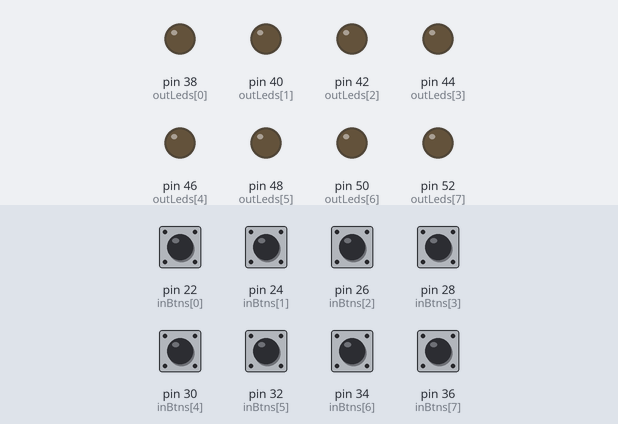
The sketch below on a simulated Arduino Mega 2560, built with avr-gcc and run on an emulated ATmega2560. Parts: output pins drawn as LEDs (lit = HIGH). The inputs (shaded band) are chosen by the test bench; at power-on: pin 22 (inBtns[0]), pin 24 (inBtns[1]), pin 26 (inBtns[2]), pin 28 (inBtns[3]), pin 30 (inBtns[4]), pin 32 (inBtns[5]), pin 34 (inBtns[6]), pin 36 (inBtns[7]) HIGH.

Above: at 1.2 s.
1.3 s: pin 22 (inBtns[0]) pulled LOW for 0.15 s
At 1.37 s:
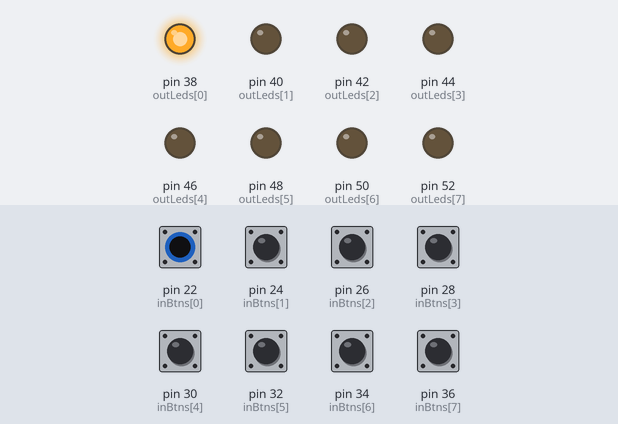
2.9 s: pin 26 (inBtns[2]) pulled LOW for 0.15 s
At 2.97 s:
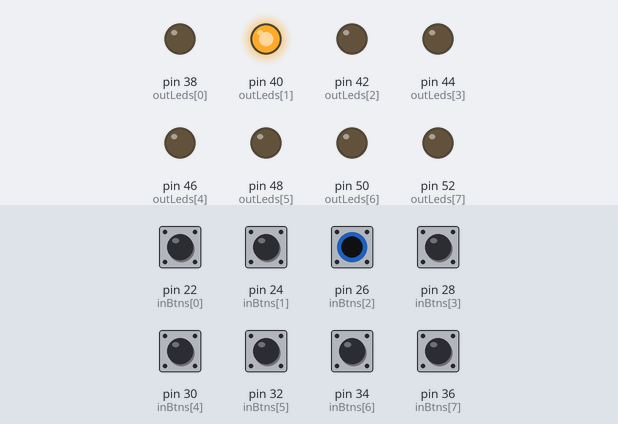
4.5 s: pin 30 (inBtns[4]) pulled LOW for 0.15 s
At 4.57 s:
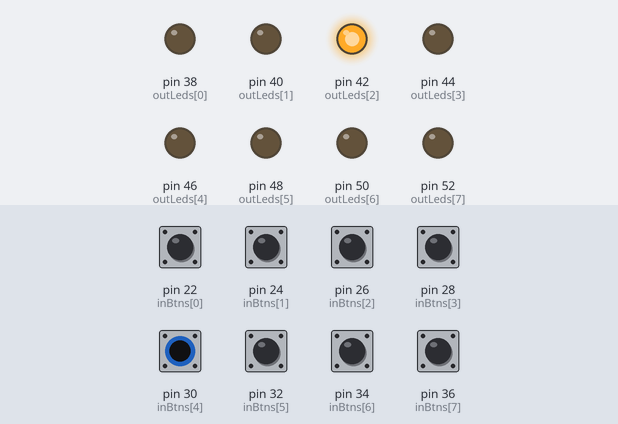
6.1 s: pin 32 (inBtns[5]) pulled LOW for 0.15 s
At 6.17 s:
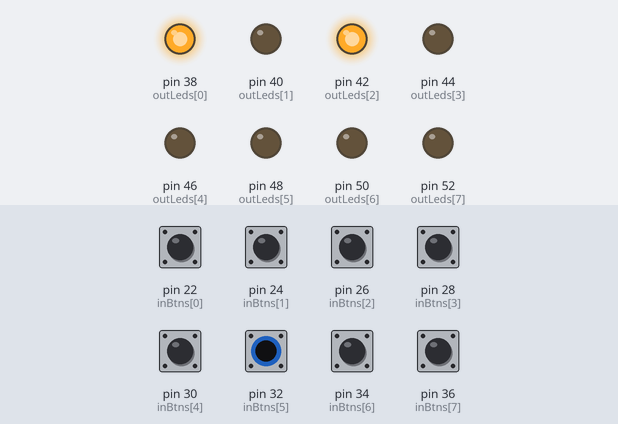
7.7 s: pin 34 (inBtns[6]) pulled LOW for 0.15 s
At 7.77 s:
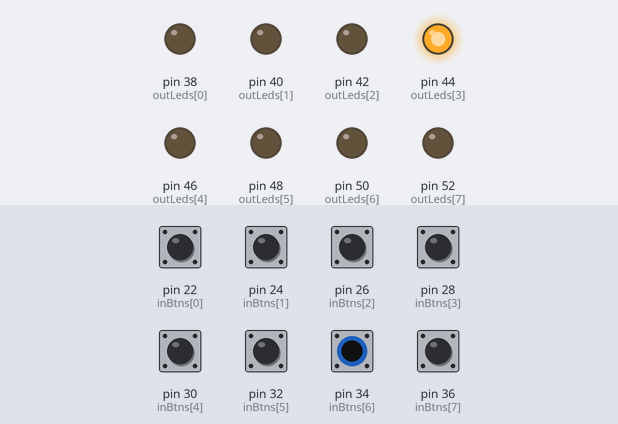
9.3 s: pin 36 (inBtns[7]) pulled LOW for 0.15 s
At 9.37 s:
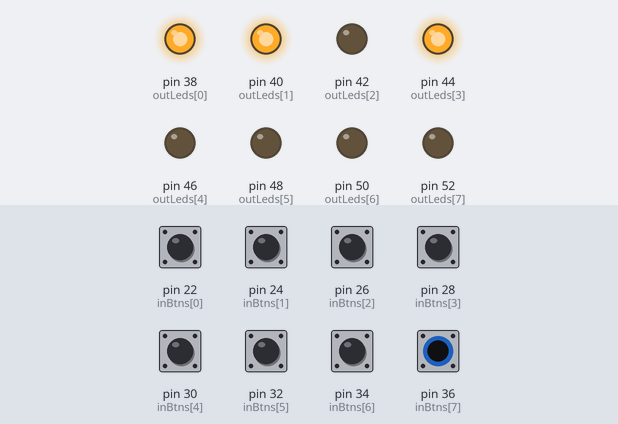
Timing chart, 0 to 11.9 s (numbered marks = the images above; inputs shaded):
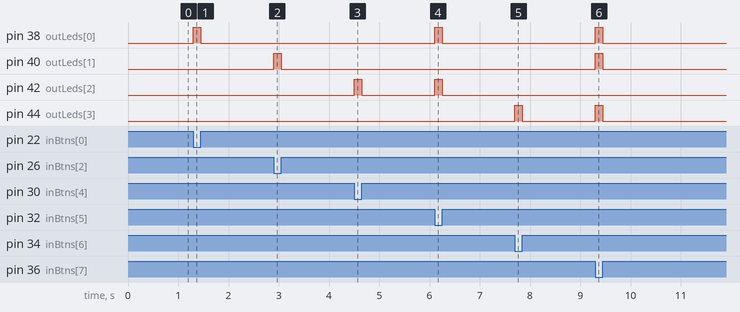

Measured:
- after the input at 1.3 s, pin 38 (outLeds[0]): LOW → HIGH at once, → LOW 0.15 s later
- after the input at 2.9 s, pin 40 (outLeds[1]): LOW → HIGH at once, → LOW 0.15 s later
- after the input at 4.5 s, pin 42 (outLeds[2]): LOW → HIGH at once, → LOW 0.15 s later
- after the input at 6.1 s, pin 38 (outLeds[0]), pin 42 (outLeds[2]): LOW → HIGH at once, → LOW 0.15 s later
- after the input at 7.7 s, pin 44 (outLeds[3]): LOW → HIGH at once, → LOW 0.15 s later
- after the input at 9.3 s, pin 38 (outLeds[0]), pin 40 (outLeds[1]), pin 44 (outLeds[3]): LOW → HIGH at once, → LOW 0.15 s later

The sketch:

practica2.ino
```cpp
int inBtns[] = {22,24,26,28,30,32,34,36};
int outLeds[] = {38,40,42,44,46,48,50,52};

void calculate1();
void calculate2();
int getValueFromBtns();
void setLedsValue(int a);

void setup(){
  for(int i = 0; i < 8; i++){
    pinMode(inBtns[i], INPUT);
    pinMode(outLeds[i], OUTPUT);
  }
}

void loop() {
  calculate2();
}

void calculate1(){
  int a = getValueFromBtns();
  a = (5 * a - 4)/2;
  setLedsValue(a);
}

void calculate2(){
  int a = getValueFromBtns();
  setLedsValue(sqrt(a));
}

int getValueFromBtns(){
  int a = 0;
  for(int i = 0; i < 8; i++){
    if(!digitalRead(inBtns[i])){
      bitSet(a, i);
    }
  }
  return a;
}

void setLedsValue(int a){
  for(int i = 0; i < 8; i++){
    digitalWrite(outLeds[i],bitRead(a, i) ? HIGH : LOW);
  }
}
```
